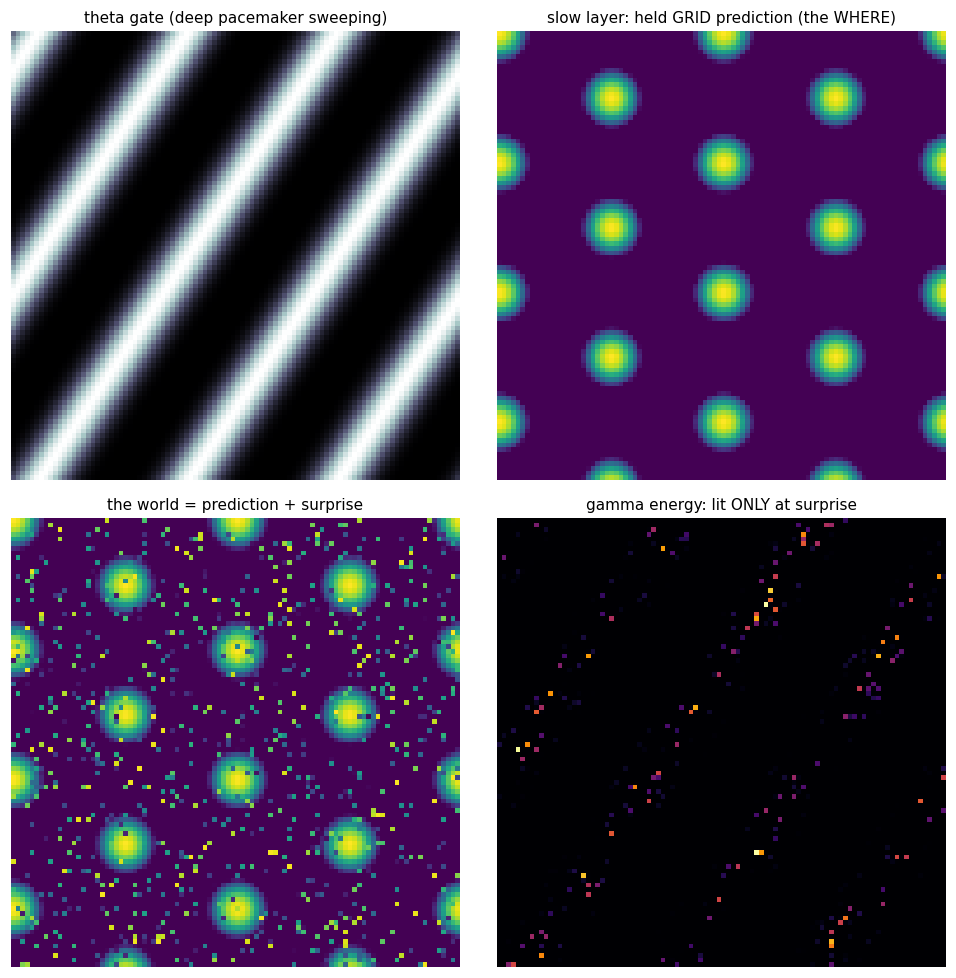

This chart was generated by the following Python code:
"""
cortical_tensor.py — the 3D tensor: X,Y space x Z frequency, energy spent on surprise
=====================================================================================
THE HORIZON BUILD. The three organs become one block:
  - a SLOW (theta) layer: a prescribed traveling wave sweeping the sheet (the deep
    medial-septum pacemaker) whose phase is the gate, holding a GRID-PATTERNED
    PREDICTION P (the WHERE — the expected spatial world);
  - a FAST (gamma) layer: a damped, DRIVEN complex field that encodes only the
    RESIDUAL R = world - prediction (the NOW that the grid did not foresee),
    its growth gated by the local theta phase (the chandelier on the clock).

So the computation is not a tower of weights flashing top-to-bottom. It is a wave
of coincidence: the fast layer lights up ONLY where the sensory world contradicts
the slow grid prediction, and only when theta opens the gate. Two things are
MEASURED, not asserted:

  [A] SPATIAL THETA-GAMMA PAC. Drive gamma with a broadband world, gate it by the
      theta wave, and measure Tort's Modulation Index at probe sites vs an ungated
      control. This is `the_stack` lifted from a 1-D signal into a 2-D field.

  [B] ENERGY proportional to SURPRISE. Make the world = the grid prediction plus
      surprise patches of controllable density rho. Measure total gamma energy
      E(rho) = <|z_gamma|^2>. A static processor (a transformer-like dense block)
      pays the SAME cost at every cell regardless of rho; this field's cost scales
      with rho and is near zero when the world matches the prediction.

GROUNDING (established, used not claimed): predictive coding / residual coding
(Rao & Ballard 1999; the ELL negative image, Bell/Sawtell); theta-gamma code
(Lisman & Jensen 2013); cross-frequency coupling (Canolty & Knight 2010; Tort
2010); medial-septal theta pacing; neural field theory (Wilson-Cowan; Amari).
HONEST LIMITS: theta is a PRESCRIBED pacemaker here (not self-organised); damped-
driven linear gamma; relative units; one toy world; "energy" = field amplitude^2,
a proxy, not Joules. This shows the ARCHITECTURE spends on surprise; it is not a
benchmark and not a brain. The bet (that any of it is felt) stays in the drawer.
PerceptionLab / Antti Luode, with Claude (Opus 4.8). Helsinki, June 2026.
Do not hype. Do not lie. Just show.
"""
import numpy as np
import matplotlib; matplotlib.use("Agg")
import matplotlib.pyplot as plt

N = 96
def lap(Z): return (np.roll(Z,1,0)+np.roll(Z,-1,0)+np.roll(Z,1,1)+np.roll(Z,-1,1)-4*Z)
Y, X = np.indices((N, N)) / N

def theta_phase(t, w_th=0.6, kx=3.0, ky=2.0):
    """prescribed deep traveling-wave clock (medial-septum pacemaker)."""
    return (w_th*t - 2*np.pi*(kx*X + ky*Y)) % (2*np.pi)

def theta_gate(phase, pref=0.0, sharp=3.0):
    return (0.5*(1 + np.cos(phase - pref)))**sharp

def grid_prediction(beta=4.0, thr=1.2):
    """the slow layer's held GRID prediction (3 plane waves at 60 deg, the WHERE)."""
    a = np.zeros((N, N))
    for ang in (0, np.pi/3, 2*np.pi/3):
        a += np.cos(2*np.pi*beta*(np.cos(ang)*X + np.sin(ang)*Y))
    g = np.maximum(a - thr, 0); return g/ (g.max()+1e-9)

def run_gamma(drive_fn, steps=2000, dt=0.05, lam=0.6, w_g=3.0, Dg=0.25, kappa=1.0,
              gated=True, rec_probe=None, rec_from=600, seed=0):
    """fast damped-driven gamma field; growth gated by the theta phase."""
    rng = np.random.default_rng(seed)
    zg = np.zeros((N, N), complex); t = 0.0
    php=[]; amp=[]
    for s in range(steps):
        t += dt
        ph = theta_phase(t); G = theta_gate(ph) if gated else np.ones((N, N))
        R = drive_fn(s, rng)                       # the residual (world - prediction)
        zg = zg + dt*((-lam + 1j*w_g)*zg + Dg*lap(zg) + kappa*G*R)
        if rec_probe is not None and s >= rec_from:
            py, px = rec_probe
            php.append(ph[py, px]); amp.append(abs(zg[py, px]))
    return zg, np.array(php), np.array(amp)

def tort_MI(phase, amp, nbin=18):
    b = np.linspace(0, 2*np.pi, nbin+1)
    m = np.array([amp[(phase>=b[i])&(phase<b[i+1])].mean() if np.any((phase>=b[i])&(phase<b[i+1])) else 0
                  for i in range(nbin)])
    P = m/(m.sum()+1e-12); H = -np.sum(P*np.log(P+1e-12))
    return (np.log(nbin)-H)/np.log(nbin)

if __name__ == "__main__":
    print("="*76)
    print("THE TENSOR — X,Y space x Z frequency; the fast layer spends only on surprise")
    print("="*76)

    # ---------- [A] spatial theta-gamma PAC ----------
    print("\n[A] SPATIAL THETA-GAMMA PAC  (the vertical wiring, now a 2-D field)")
    def broadband(s, rng): return rng.standard_normal((N, N))   # a noisy world everywhere
    probes = [(30, 30), (48, 60), (70, 40), (20, 75)]
    for gated, name in [(True, "theta gates gamma"), (False, "ungated control")]:
        mis = []
        for pr in probes:
            _, php, amp = run_gamma(broadband, gated=gated, rec_probe=pr, seed=1)
            mis.append(tort_MI(php, amp))
        print(f"   {name:<22} mean Tort MI over {len(probes)} probes = {np.mean(mis):.4f}")
    print("   -> gating locks gamma amplitude to theta phase across the sheet (PAC);")
    print("      removing the gate removes it. the_stack's signature, now spatial.")

    # ---------- [B] energy proportional to surprise ----------
    print("\n[B] ENERGY vs SURPRISE  (the fast layer lights up only where prediction fails)")
    P = grid_prediction()
    def make_world(rho, seed=3):
        rng = np.random.default_rng(seed)
        W = P.copy()
        mask = rng.random((N, N)) < rho
        W[mask] = rng.random(mask.sum())          # surprise: unpredicted values
        return W, mask
    # dense/static reference: a processor that encodes the WHOLE field every step
    def dense(s, rng): return np.ones((N, N))
    zg_dense, _, _ = run_gamma(dense, steps=1500, gated=True, seed=5)
    E_dense = float(np.mean(np.abs(zg_dense)**2))
    print(f"   {'surprise density rho':>22}{'gamma energy E':>16}{'E / E_dense':>14}")
    Es = []
    for rho in [0.0, 0.02, 0.05, 0.10, 0.20]:
        W, mask = make_world(rho)
        R = (W - P)
        zg, _, _ = run_gamma(lambda s, rng: R, steps=1500, gated=True, seed=7)
        E = float(np.mean(np.abs(zg)**2)); Es.append((rho, E))
        print(f"   {rho:>22.2f}{E:>16.4f}{E/E_dense:>14.3f}")
    print(f"   (dense/static reference energy E_dense = {E_dense:.4f}, paid at EVERY rho)")
    print("   -> E rises ~linearly with surprise and is near zero when the world matches")
    print("      the grid prediction; a static block pays E_dense regardless. The field")
    print("      spends energy on what it did not expect. Relative units; 'energy'=|z|^2.")

    # ---------- the money shot ----------
    W, mask = make_world(0.08)
    R = (W - P)
    zg, _, _ = run_gamma(lambda s, rng: R, steps=1500, gated=True, seed=7)
    ph = theta_phase(1500*0.05); G = theta_gate(ph)
    fig, ax = plt.subplots(2, 2, figsize=(9, 9))
    ax[0,0].imshow(G, cmap="bone");  ax[0,0].set_title("theta gate (deep pacemaker sweeping)", fontsize=10); ax[0,0].axis("off")
    ax[0,1].imshow(P, cmap="viridis"); ax[0,1].set_title("slow layer: held GRID prediction (the WHERE)", fontsize=10); ax[0,1].axis("off")
    ax[1,0].imshow(W, cmap="viridis"); ax[1,0].set_title("the world = prediction + surprise", fontsize=10); ax[1,0].axis("off")
    ax[1,1].imshow(np.abs(zg)**2, cmap="inferno"); ax[1,1].set_title("gamma energy: lit ONLY at surprise", fontsize=10); ax[1,1].axis("off")
    plt.tight_layout(); plt.savefig("cortical_tensor.png", dpi=110, bbox_inches="tight")
    print("\n   saved cortical_tensor.png")
    print("="*76)
